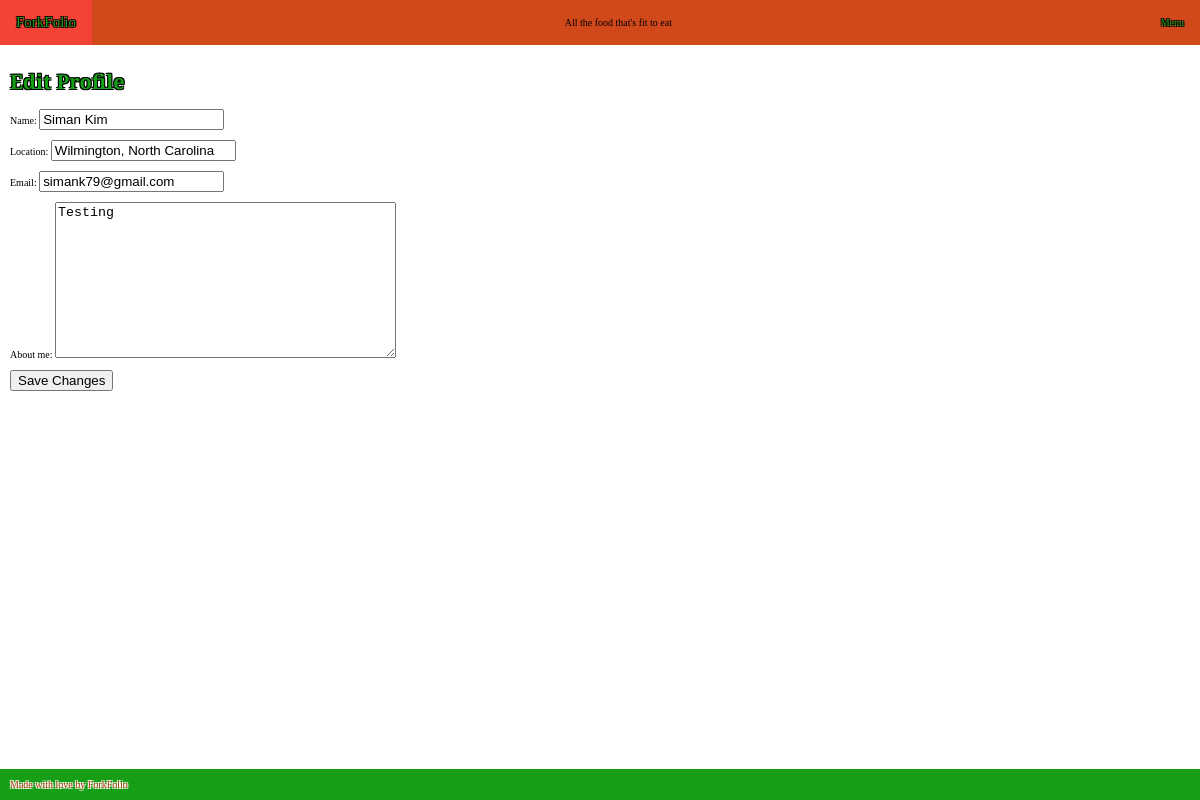
Page /recipes/profile/edit/ (signed in) on the committed database.
### recipes/models.py (models this page shows, shortened)
class Profile(models.Model):
    user = models.OneToOneField(User, on_delete=models.CASCADE)
    name = models.CharField(max_length=100, blank=True)
    location = models.CharField(max_length=100, blank=True)
    email = models.EmailField(blank=True)
    about_me = models.TextField(blank=True)

### recipes/views.py (the view)
# urls.py: path("profile/edit/", profile_edit, name="profile_edit"),
@login_required
def profile_edit(request):
    if request.user != request.user.profile.user:
        return HttpResponseForbidden("You are not allowed to edit this profile!")
    profile = get_object_or_404(Profile, user=request.user)
    if request.method == 'POST':
        form = ProfileForm(request.POST, instance=profile)
        if form.is_valid():
            form.save()
            return redirect('profile_view', username=request.user.username)
    else:
        form = ProfileForm(instance=profile)
    return render(request, 'recipes/profile_edit.html', {'form': form})

### recipes/forms.py
class ProfileForm(ModelForm):
    class Meta:
        model = Profile
        fields = ['name', 'location', 'email', 'about_me']

### recipes/templates/recipes/profile_edit.html (shortened to what this page needs)
{% extends 'base.html' %}
{% block content %}
  <h1>Edit Profile</h1>
  <form method="post">
    {{ form.as_p }}
    <button type="submit">Save Changes</button>
  </form>
{% endblock %}

### recipes/static/css/recipes.css (style rules this page uses)
html { height: 100%; }
body { margin: 0; padding: 0; font-size: 10px; display: flex; flex-direction: column; min-height: 100vh; font-family: 'Alfa Slab One'; }
h1 { letter-spacing: 0px; color: #179e17; text-shadow: -1px -1px 0 black, 1px -1px 0 black, -1px 1px 0 black, 1px 1px 0 black; }
label { cursor: pointer; }

### rows in the picture
Profile: name "Siman Kim", location "Wilmington, North Carolina", email "simank79@gmail.com", about_me "Testing"
